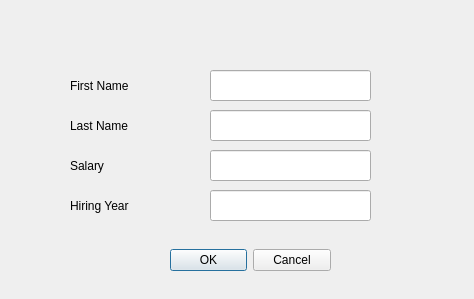
<?xml version="1.0" encoding="UTF-8"?>
<ui version="4.0">
 <class>AddRecordForm</class>
 <widget class="QDialog" name="AddRecordForm">
  <property name="geometry">
   <rect>
    <x>0</x>
    <y>0</y>
    <width>474</width>
    <height>299</height>
   </rect>
  </property>
  <property name="windowTitle">
   <string>Dialog</string>
  </property>
  <widget class="QDialogButtonBox" name="buttonBox">
   <property name="geometry">
    <rect>
     <x>170</x>
     <y>230</y>
     <width>161</width>
     <height>61</height>
    </rect>
   </property>
   <property name="orientation">
    <enum>Qt::Horizontal</enum>
   </property>
   <property name="standardButtons">
    <set>QDialogButtonBox::Cancel|QDialogButtonBox::Ok</set>
   </property>
  </widget>
  <widget class="QLabel" name="label">
   <property name="geometry">
    <rect>
     <x>70</x>
     <y>70</y>
     <width>101</width>
     <height>31</height>
    </rect>
   </property>
   <property name="text">
    <string>First Name</string>
   </property>
  </widget>
  <widget class="QLabel" name="lastname">
   <property name="geometry">
    <rect>
     <x>70</x>
     <y>110</y>
     <width>111</width>
     <height>31</height>
    </rect>
   </property>
   <property name="text">
    <string>Last Name</string>
   </property>
  </widget>
  <widget class="QLabel" name="salary">
   <property name="geometry">
    <rect>
     <x>70</x>
     <y>150</y>
     <width>101</width>
     <height>31</height>
    </rect>
   </property>
   <property name="text">
    <string>Salary</string>
   </property>
  </widget>
  <widget class="QLabel" name="hiringyr">
   <property name="geometry">
    <rect>
     <x>70</x>
     <y>190</y>
     <width>111</width>
     <height>31</height>
    </rect>
   </property>
   <property name="text">
    <string>Hiring Year</string>
   </property>
  </widget>
  <widget class="QLineEdit" name="FirstName">
   <property name="geometry">
    <rect>
     <x>210</x>
     <y>70</y>
     <width>161</width>
     <height>31</height>
    </rect>
   </property>
   <property name="text">
    <string/>
   </property>
  </widget>
  <widget class="QLineEdit" name="LastName">
   <property name="geometry">
    <rect>
     <x>210</x>
     <y>110</y>
     <width>161</width>
     <height>31</height>
    </rect>
   </property>
  </widget>
  <widget class="QLineEdit" name="Salary">
   <property name="geometry">
    <rect>
     <x>210</x>
     <y>150</y>
     <width>161</width>
     <height>31</height>
    </rect>
   </property>
  </widget>
  <widget class="QLineEdit" name="HiringYear">
   <property name="geometry">
    <rect>
     <x>210</x>
     <y>190</y>
     <width>161</width>
     <height>31</height>
    </rect>
   </property>
  </widget>
 </widget>
 <resources/>
 <connections>
  <connection>
   <sender>buttonBox</sender>
   <signal>accepted()</signal>
   <receiver>AddRecordForm</receiver>
   <slot>accept()</slot>
   <hints>
    <hint type="sourcelabel">
     <x>248</x>
     <y>254</y>
    </hint>
    <hint type="destinationlabel">
     <x>157</x>
     <y>274</y>
    </hint>
   </hints>
  </connection>
  <connection>
   <sender>buttonBox</sender>
   <signal>rejected()</signal>
   <receiver>AddRecordForm</receiver>
   <slot>reject()</slot>
   <hints>
    <hint type="sourcelabel">
     <x>316</x>
     <y>260</y>
    </hint>
    <hint type="destinationlabel">
     <x>286</x>
     <y>274</y>
    </hint>
   </hints>
  </connection>
 </connections>
</ui>
